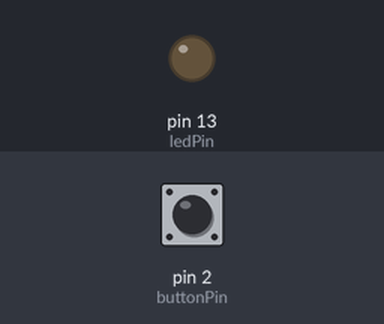
Simulated run of this sketch. Board: Arduino Uno, built with avr-gcc and run on an emulated ATmega328P. Shown: output pins drawn as LEDs (lit = HIGH). Inputs (shaded band) come from the test bench; at power-on: pin 2 (buttonPin) HIGH.

Above: at 1.2 s.
1.3 s: pin 2 (buttonPin) pulled LOW for 0.15 s
At 1.37 s:
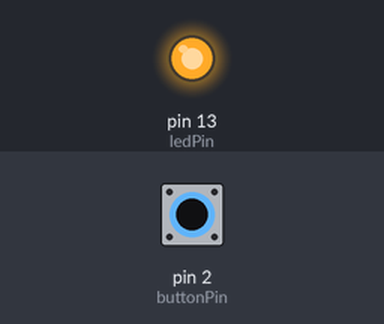
2.9 s: pin 2 (buttonPin) pulled LOW for 3.2 s
At 6.8 s:
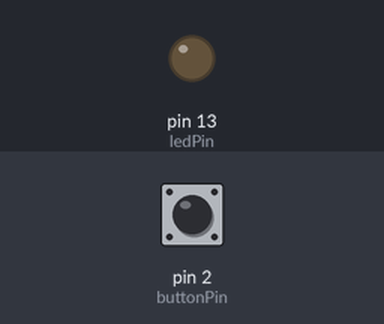
Timing chart, 0 to 8.3 s (numbered marks = the images above; inputs shaded):
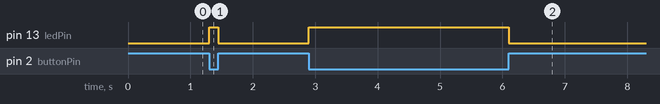

Measured:
- after the input at 1.3 s, pin 13 (ledPin): LOW → HIGH at once, → LOW 0.15 s later
- after the input at 2.9 s, pin 13 (ledPin): LOW → HIGH at once, → LOW 3.2 s later

The sketch:

interrupt_external_3.ino
```cpp
/*
 * externalInterrupt.pde: INT 0 外部中斷
 */

const int buttonPin = 2;                 // 按鈕(pushbutton)
const int ledPin = 13;                   // LED

void setup() {
  DDRD &= ~(1<<2);               //Set Button pin to be input with pullup
  PORTD |= (1<<2);

  DDRB |= (1<<5);                    //Failing edge  of INT0 generates interrupt

  EIMSK |= (1 << INT0);                  // enable INT 0
  EICRA |= (1 << ISC00);                 // pin 狀態改變時觸發中斷
  EICRA &= ~(1 << ISC01);

 // Enable global interrupts
 sei();

}

void loop() {
  // do nothing
}


// Interrupt 0 的中斷處理函式
ISR(INT0_vect) {
  PORTB ^= (1<<5);
}
```
